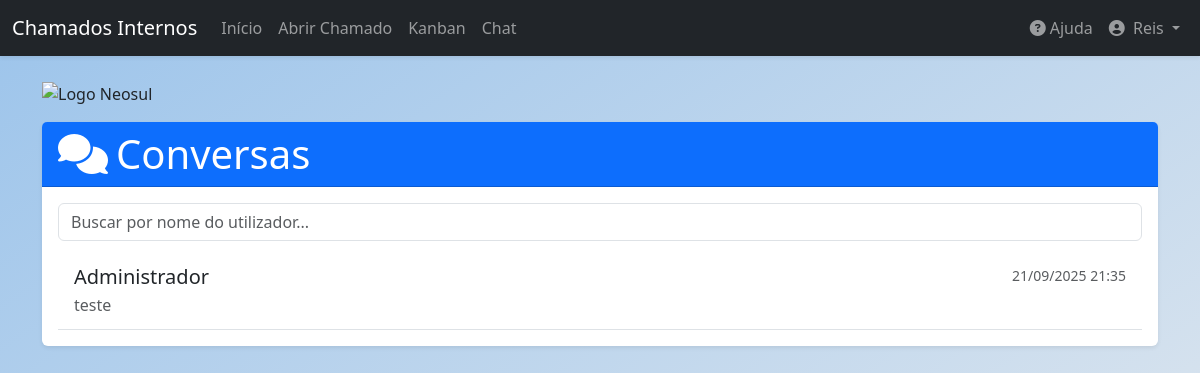
Page /chat (signed in) on the committed database.
### app/models.py (models this page shows, shortened)
class User(db.Model, UserMixin):
    id = db.Column(db.Integer, primary_key=True)
    name = db.Column(db.String(100), nullable=False)
    email = db.Column(db.String(120), unique=True, nullable=False)
    sector = db.Column(db.String(50), nullable=False)
    password = db.Column(db.String(128), nullable=False)
    access_level = db.Column(db.String(20), nullable=False, default='colaborador')
    is_active = db.Column(db.Boolean, nullable=False, default=True)
    created_at = db.Column(db.DateTime, default=datetime.utcnow)
    tickets_created = db.relationship('Ticket', backref='author', lazy=True, foreign_keys='Ticket.user_id')
    tickets_assigned = db.relationship('Ticket', backref='assignee_user', lazy=True, foreign_keys='Ticket.assigned_to')
    comments = db.relationship('Comment', backref='comment_author', lazy=True)

class ChatMessage(db.Model):
    id = db.Column(db.Integer, primary_key=True)
    sender_id = db.Column(db.Integer, db.ForeignKey('user.id'), nullable=False)
    recipient_id = db.Column(db.Integer, db.ForeignKey('user.id'), nullable=False)
    content = db.Column(db.Text, nullable=True)
    timestamp = db.Column(db.DateTime, index=True, default=datetime.utcnow)
    attachment_filename = db.Column(db.String(100), nullable=True)
    is_read = db.Column(db.Boolean, default=False, nullable=False)
    sender = db.relationship('User', foreign_keys=[sender_id], backref='sent_messages')
    recipient = db.relationship('User', foreign_keys=[recipient_id], backref='received_messages')

### app/routes.py (the view)
@main.route('/chat', methods=['GET'])
@login_required
def chat_users():
    sent_to_ids = db.session.query(ChatMessage.recipient_id).filter(ChatMessage.sender_id == current_user.id).distinct()
    received_from_ids = db.session.query(ChatMessage.sender_id).filter(ChatMessage.recipient_id == current_user.id).distinct()
    all_partner_ids = {row[0] for row in sent_to_ids}.union({row[0] for row in received_from_ids})
    conversations = []
    for partner_id in all_partner_ids:
        last_message = ChatMessage.query.filter(
            or_(
                (ChatMessage.sender_id == current_user.id) & (ChatMessage.recipient_id == partner_id),
                (ChatMessage.sender_id == partner_id) & (ChatMessage.recipient_id == current_user.id)
            )
        ).order_by(ChatMessage.timestamp.desc()).first()
        if last_message:
            conversations.append(last_message)
    conversations.sort(key=lambda x: x.timestamp, reverse=True)
    users_without_conversations = User.query.filter(
        User.id != current_user.id,
        ~User.id.in_(all_partner_ids)
    ).order_by(User.name).all()
    return render_template('chat_users.html', conversations=conversations, users_without_conversations=users_without_conversations, title="Chat")

### app/__init__.py (called while the page is built)
def format_datetime_local(value, format='%d/%m/%Y %H:%M'):
    if value is None:
        return ""
    utc_tz = pytz.utc
    local_tz = pytz.timezone('America/Sao_Paulo') # Você pode mudar para seu fuso horário
    utc_dt = utc_tz.localize(value)
    local_dt = utc_dt.astimezone(local_tz)
    return local_dt.strftime(format)

@login_manager.user_loader
def load_user(user_id):
    from app.models import User
    return User.query.get(int(user_id))

### app/templates/chat_users.html (shortened to what this page needs)
{% extends "base.html" %}
{% block content %}
<div class="row mt-4">
    <div class="col-12 mb-3">
        <img src="https://neosul.com.br/clientes/1/img/logo.png" alt="Logo Neosul" style="max-width: 250px; height: auto;">
    </div>
</div>
<div class="card shadow-sm">
    <div class="card-header bg-primary text-white">
        <h1 class="mb-0"><i class="fas fa-comments me-2"></i>Conversas</h1>
    </div>
    <div class="card-body">
        <div class="mb-3">
            <input type="text" id="chatSearch" class="form-control" placeholder="Buscar por nome do utilizador...">
        </div>
        <div class="list-group list-group-flush">
            {% if conversations %}
                {% for msg in conversations %}
                    {% set other_user = msg.sender if msg.sender_id != current_user.id else msg.recipient %}
                    <a href="{{ url_for('main.chat_conversation', recipient_id=other_user.id) }}" class="list-group-item list-group-item-action conversation-item" data-name="{{ other_user.name.lower() }}" data-conversation-with="{{ other_user.id }}">
                        <div class="d-flex w-100 justify-content-between">
                            <h5 class="mb-1 conversation-title">
                                {{ other_user.name }}
                            </h5>
                            <small class="text-muted">{{ msg.timestamp | localdatetime }}</small>
                        </div>
                        <p class="mb-1 text-muted conversation-preview">
                            {% if msg.content %}
                                {{ msg.content | truncate(80) }}
                            {% else %}
                                <i class="fas fa-paperclip"></i> Anexo
                            {% endif %}
                        </p>
                    </a>
                {% endfor %}
            {% endif %}
        </div>
    </div>
</div>
{% endblock %}

### app/templates/components/navbar.html (shortened to what this page needs)
<nav class="navbar navbar-expand-lg navbar-dark bg-dark shadow-sm">
    <div class="container-fluid">
        <a class="navbar-brand" href="{{ url_for('main.home') }}">Chamados Internos</a>
        <div class="collapse navbar-collapse" id="navbarNav">
            <ul class="navbar-nav me-auto mb-2 mb-lg-0">
                {% if current_user.is_authenticated %}
                    <li class="nav-item">
                        <a class="nav-link" href="{{ url_for('main.home') }}">Início</a>
                    </li>
                    <li class="nav-item">
                        <a class="nav-link" href="{{ url_for('main.create_ticket') }}">Abrir Chamado</a>
                    </li>
                    <li class="nav-item">
                        <a class="nav-link" href="{{ url_for('main.tickets_kanban') }}">Kanban</a>
                    </li>
                    <li class="nav-item">
                        <a id="nav-chat-link" class="nav-link position-relative" href="{{ url_for('main.chat_users') }}">
                            Chat
                        </a>
                    </li>
                {% endif %}
            </ul>
            <ul class="navbar-nav ms-auto mb-2 mb-lg-0">
                {% if current_user.is_authenticated %}
                    <li class="nav-item">
                        <a class="nav-link" href="{{ url_for('main.help') }}"><i class="fas fa-question-circle me-1"></i>Ajuda</a>
                    </li>
                    <li class="nav-item dropdown">
                        <a class="nav-link dropdown-toggle" href="#" id="navbarDropdown" role="button" data-bs-toggle="dropdown" aria-expanded="false">
                            <i class="fas fa-user-circle me-1"></i> {{ current_user.name }}
                        </a>
                    </li>
                {% else %}
                    <li class="nav-item">
                        <a class="nav-link" href="{{ url_for('main.login') }}">Login</a>
                    </li>
                {% endif %}
            </ul>
        </div>
    </div>
</nav>

### app/static/css/style.css (style rules this page uses)
body { background: linear-gradient(to bottom right, #9cc4eb, #e9ecef); background-attachment: fixed; }
.card { border: none; box-shadow: 0 4px 8px rgba(0,0,0,0.05); }

### rows in the picture
User: name "Reis"
ChatMessage: timestamp|localdatetime "21/09/2025 21:35", content "teste"
User: name "Administrador"
